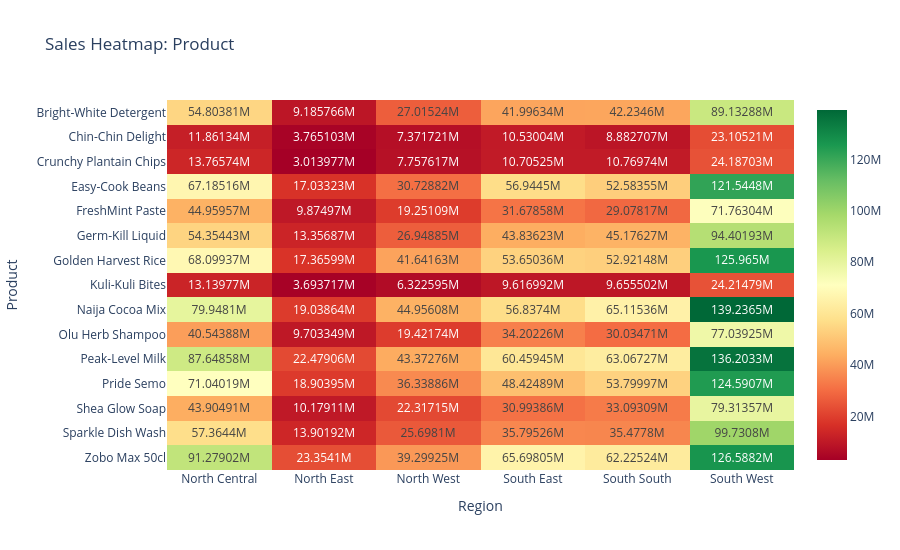

Notebook code cell kept with this figure:
### Code cell
#Product Summary Table
pivot=df.pivot_table(values='Sales_NGN',index='Product',columns='Region', aggfunc='sum').round(0)
pivot
#Poduct Sales Heatmap
fig=px.imshow(pivot, text_auto=True,aspect='auto', color_continuous_scale='RdYlGn', title='Sales Heatmap: Product',height=550)
fig.show()

### Figure 1 — Plotly figure (JSON) as saved in the notebook; plotly's stock layout.template omitted (floating-point values rounded to 4 significant figures)
{"data": [{"coloraxis": "coloraxis", "hovertemplate": "Region: %{x}<br>Product: %{y}<br>color: %{z}<extra></extra>", "name": "0", "texttemplate": "%{z}", "type": "heatmap", "x": ["North Central", "North East", "North West", "South East", "South South", "South West"], "xaxis": "x", "y": ["Bright-White Detergent", "Chin-Chin Delight", "Crunchy Plantain Chips", "Easy-Cook Beans", "FreshMint Paste", "Germ-Kill Liquid", "Golden Harvest Rice", "Kuli-Kuli Bites", "Naija Cocoa Mix", "Olu Herb Shampoo", "Peak-Level Milk", "Pride Semo", "Shea Glow Soap", "Sparkle Dish Wash", "Zobo Max 50cl"], "yaxis": "y", "z": [[54800000.0, 9186000.0, 27020000.0, 42000000.0, 42230000.0, 89130000.0], [11860000.0, 3765000.0, 7372000.0, 10530000.0, 8883000.0, 23110000.0], [13770000.0, 3014000.0, 7758000.0, 10710000.0, 10770000.0, 24190000.0], [67190000.0, 17030000.0, 30730000.0, 56940000.0, 52580000.0, 121500000.0], [44960000.0, 9875000.0, 19250000.0, 31680000.0, 29080000.0, 71760000.0], [54350000.0, 13360000.0, 26950000.0, 43840000.0, 45180000.0, 94400000.0], [68100000.0, 17370000.0, 41640000.0, 53650000.0, 52920000.0, 126000000.0], [13140000.0, 3694000.0, 6323000.0, 9617000.0, 9656000.0, 24210000.0], [79950000.0, 19040000.0, 44960000.0, 56840000.0, 65120000.0, 139200000.0], [40540000.0, 9703000.0, 19420000.0, 34200000.0, 30030000.0, 77040000.0], [87650000.0, 22480000.0, 43370000.0, 60460000.0, 63070000.0, 136200000.0], [71040000.0, 18900000.0, 36340000.0, 48420000.0, 53800000.0, 124600000.0], [43900000.0, 10180000.0, 22320000.0, 30990000.0, 33090000.0, 79310000.0], [57360000.0, 13900000.0, 25700000.0, 35800000.0, 35480000.0, 99730000.0], [91280000.0, 23350000.0, 39300000.0, 65700000.0, 62230000.0, 126600000.0]]}], "layout": {"coloraxis": {"colorscale": [[0, "rgb(165,0,38)"], [0.1, "rgb(215,48,39)"], [0.2, "rgb(244,109,67)"], [0.3, "rgb(253,174,97)"], [0.4, "rgb(254,224,139)"], [0.5, "rgb(255,255,191)"], [0.6, "rgb(217,239,139)"], [0.7, "rgb(166,217,106)"], [0.8, "rgb(102,189,99)"], [0.9, "rgb(26,152,80)"], [1, "rgb(0,104,55)"]]}, "height": 550, "title": {"text": "Sales Heatmap: Product"}, "xaxis": {"anchor": "y", "domain": [0, 1], "title": {"text": "Region"}}, "yaxis": {"anchor": "x", "autorange": "reversed", "domain": [0, 1], "title": {"text": "Product"}}}}
